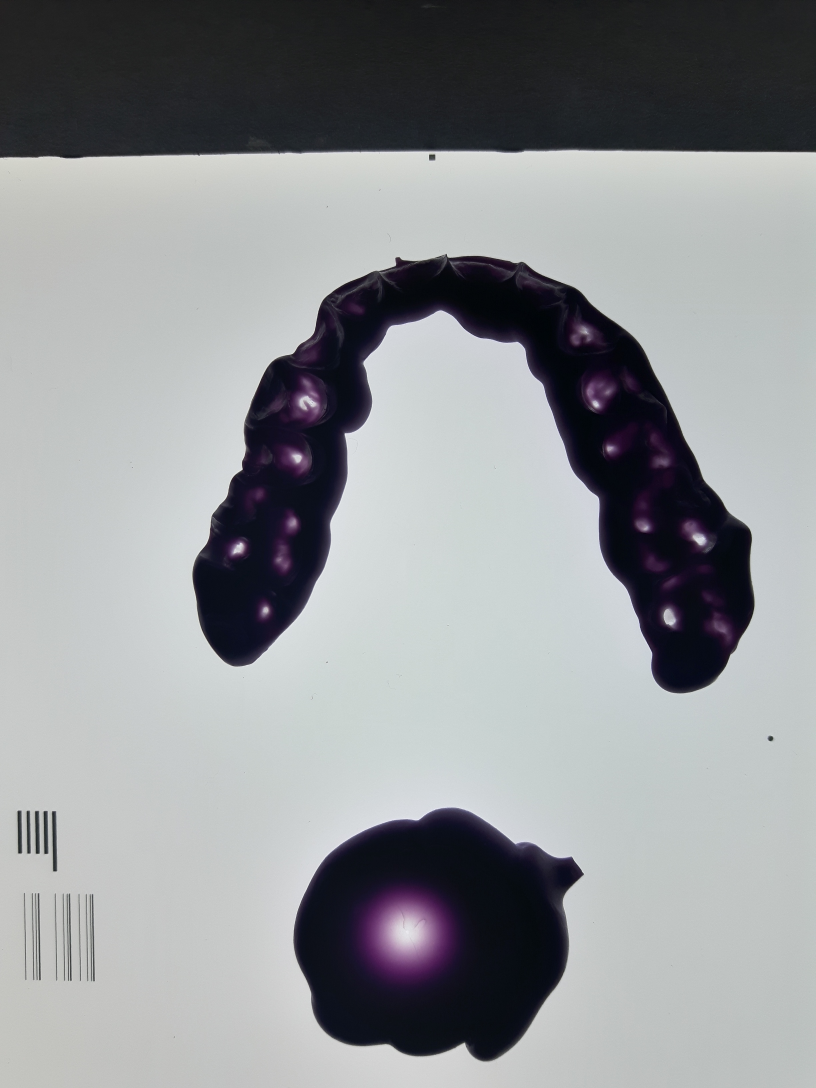
#> input picture Samsung.jpg, 2448 x 3264 px (shown at 1/3 size)
$ jupyter execute --allow-errors Untitled1.ipynb
#> lines starting #> are read from the running program, lines starting #| are printed output that depends on the picture
## Librerias

[cell 1]
from PIL import Image, ImageOps, ImageChops, ImageFilter
from numpy import asarray
import os
from matplotlib import pyplot
from mpl_toolkits.mplot3d import axes3d
import matplotlib.pyplot as plt
from matplotlib import cm
import numpy as np
import pandas as pd
import plotly.graph_objects as go
import cv2
import functools
from numba import vectorize, float64, int64
import ipywidgets as widgets

## Cargando las imagenes

[cell 2]
image = Image.open('Samsung.jpg')
#> image is the input picture: PIL image 2448x3264 RGB; mean R, G, B 146, 148.6, 151.1
image_bw = image.convert(mode = "L") # Transform to black and white
print(image_bw.size) # [0]: width in pixels [1]: height in pixels
#| (2448, 3264)

[cell 3]
imagen_origen = Image.open('Samsung.jpg')
#> (the rest of this cell did not finish here and is left out)

[cell 4]
bite_params = (500, 600, 2300, 2200)
guide_params = (30, 2400, 200, 2650)
wedge_params = (1050, 2650, 1400, 2950)
cut_params = [(150,1100),(220,820),(450.40,800),(400,1200.18)]

[cell 5]
def calculo(image, bite_params, guide_params, wedge_params, cut_params):
#> called with bite_params = (500, 600, 2300, 2200), guide_params = (30, 2400, 200, 2650), wedge_params = (1050, 2650, 1400, 2950)
    image_bw = image.convert(mode = "L") # Transform to black and white
    bite = np.array(image_bw.crop(bite_params))
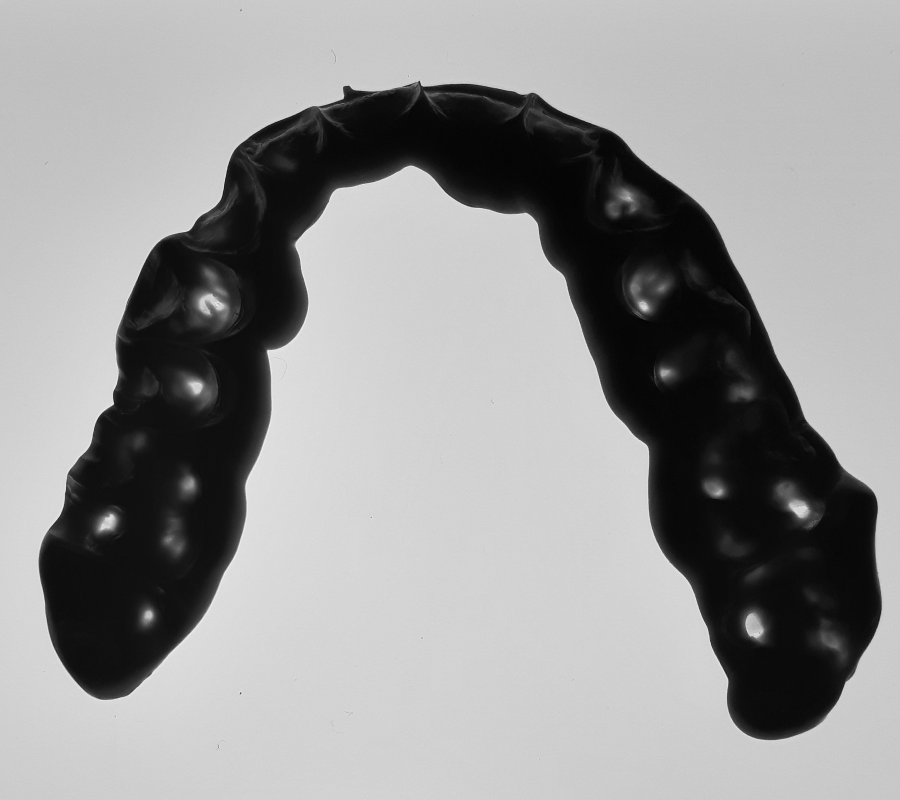
#> bite: shape (1600, 1800) (shown at 1/2 size); min 1, max 253, mean 151.3
    guide = np.array(image_bw.crop(guide_params))
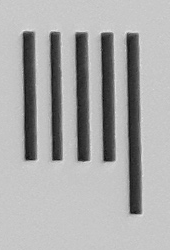
#> guide: shape (250, 170); min 11, max 232, mean 170.3
    wedge = np.array(image_bw.crop(wedge_params))
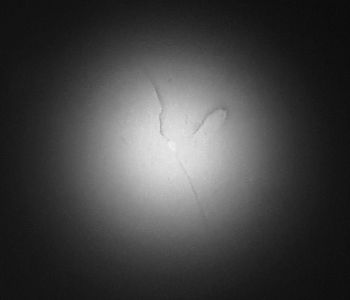
#> wedge: shape (300, 350); min 10, max 241, mean 66.5

    def change_contrast(img, level):
#> called with level = 100
        factor = (259 * (level + 255)) / (255 * (259 - level))
        def contrast(c):
            return 128 + factor * (c - 128)
        return img.point(contrast)
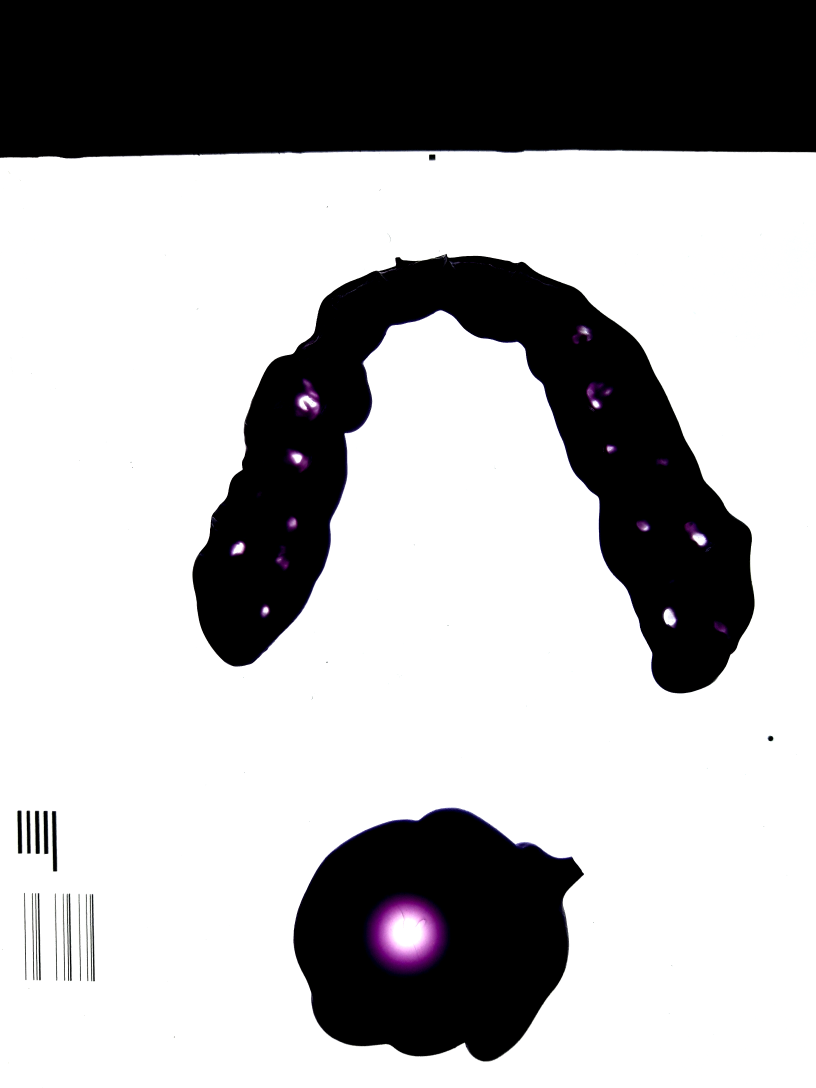
#> returned value: PIL image 2448x3264 RGB (shown at 1/3 size); mean R, G, B 177.1, 176.6, 177.4

    guide_cont = change_contrast(image, 100)
    guide_cont = np.array(guide_cont.crop(guide_params))
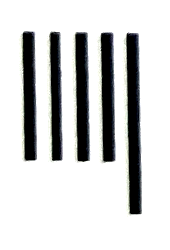
#> guide_cont: shape (250, 170, 3); mean R, G, B 206.6, 207.3, 207.1

    guide_cont = cv2.cvtColor(guide_cont,cv2.COLOR_BGR2GRAY)
#> guide_cont: shape (250, 170)

    mid = round(guide_cont.shape[0]/2)
#> mid = 125
    zeros = [i for i, e in enumerate(guide_cont[mid]) if e == 0]
#> zeros = 38 values from 25 to 135

    sum_t = 0
    count = 0
    pix = []
    for i in range(len(zeros)-1):
        if((zeros[i+1]-zeros[i]) == 1):
            sum_t = sum_t + zeros[i]
            count = count + 1
        else:
            pix.append(round(sum_t/count))
            sum_t = 0
            count = 0
#> this loop made 37 passes
#> (sum_t, count) on passes 1 to 12: (25, 1), (51, 2), (78, 3), (106, 4), (135, 5), (165, 6), (196, 7), (0, 0), (52, 1), (105, 2), (159, 3), (214, 4)
#> after the loop, pix = [28, 54, 82, 106]

    mm = round(np.mean(np.diff(pix)))
#> mm = 26

    wedge_w = []

    for i in range(wedge.shape[0]):
        x = list(wedge[i])
        wedge_w.append(max(x))
#> after the loop, wedge_w = 300 values, max 241 at index 145, min 27 at index 0, mean 130.1
    pix_med_y = wedge_w.index(max(wedge_w))
#> pix_med_y = 145
#     plt.imshow(wedge)

    pix_med_x = np.argmax(wedge[pix_med_y])
#> pix_med_x = 170

    dist = []
    prof = []
    dist_p = []
    for i in range(wedge.shape[1]):
            dist.append(np.abs(i - pix_med_x)/mm)
            dist_p.append(np.abs(i - pix_med_x))
            prof.append(wedge[pix_med_x][i])
#> after the loop, dist = 350 values, max 6.88 at index 349, min 0 at index 170, mean 3.37; dist_p = 350 values, max 179 at index 349, min 0 at index 170, mean 87.56; prof = 350 values, max 218 at index 174, min 19 at index 343, mean 108.3

#     plt.plot(dist_p, prof)
    data_wedge_dist = pd.DataFrame({"d_pix":prof, "x_pix":dist_p, "x_mm":dist})
#> data_wedge_dist = table of 350 rows and 3 columns

    x = np.arange(-19, 19, 0.01)
#> x = 3800 values from -19 to 18.99

    def tomm(w):
        return -np.sqrt(361-w*w) + 19
    #     return -1/2*np.sqrt(22201-4*w*w)

    y = list(map(tomm, x))
#> y = 3800 values, max 19 at index 0, min 0 at index 1900, mean 4.08
    y_pix = list(map(lambda w: round(w*mm), y))
#> y_pix = 3800 values, max 494 at index 0, min 0 at index 1815, mean 106
    x_pix = list(map(lambda w: round(w*mm), x))
#> x_pix = 3800 values from -494 to 494

    data_wedge_depth = pd.DataFrame({"x_mill":x, "y_mill":y, "y_pix":y_pix, "x_pix":x_pix})
#> data_wedge_depth = table of 3800 rows and 4 columns

    wedge_dd = data_wedge_depth.merge(data_wedge_dist)
#> wedge_dd = table of 1346 rows and 6 columns
    wedge_xd = wedge_dd.groupby("x_pix").median().reset_index()
#> wedge_xd = table of 180 rows and 6 columns
    wedge_dd = wedge_dd.groupby("d_pix").median().reset_index()
#> wedge_dd = table of 165 rows and 6 columns

    k_pix = min(np.array(wedge_dd[wedge_dd.y_mill <= 0.05]["d_pix"]))
#> k_pix = 188
    w_pix = min(np.array(wedge_dd[wedge_dd.y_mill <= 0.35]["d_pix"]))
#> w_pix = 86

    def depth_found(dist, a):
        y =  [i for i, e in enumerate(prof) if e == a]
        if(len(y)== 0):
            return "not found"
        else:
            return np.median([dist[i] for i in y])

    distances = []
    depths = []

    for i in range(255):
        distances.append(depth_found(dist, i))
        depths.append(i)
#> this loop made 255 passes
#> y in depth_found on passes 20 to 22: [343, 344], [337, 338, 339, 345, 346, 347, 348, 349], [5, 333, 334, 336, 342]
#> after the loop, depths = 255 values from 0 to 254; distances = 255 items, first 6: 'not found', 'not found', 'not found', 'not found', 'not found', 'not found'

    for i in range(len(distances)):
        if(i == 0 and distances[i]=="not found"):
            aux = [x for x in distances if x!= "not found"]
            distances[i] = max(aux)
        if(distances[i] == "not found"):
            distances[i] = distances[i - 1]
#> after the loop, distances = 255 values, max 6.75 at index 0, min 0.115 at index 216, mean 2.91


    @vectorize([int64(float64)])
    def redondear(x):
        return x

    cut_params = redondear(cut_params)
    pts = np.array(cut_params)
#> pts = [[150, 1100], [220, 820], [450.4, 800], [400, 1200.2]]
    ## (1) Crop the bounding rect
    rect = cv2.boundingRect(pts)
    x,y,w,h = rect
    croped = bite[y:y+h, x:x+w].copy()

    ## (2) make mask
    pts = pts - pts.min(axis=0)

    mask = np.zeros(croped.shape[:2], np.uint8)
    cv2.drawContours(mask, [pts], -1, (255, 255, 255), -1, cv2.LINE_AA)

    ## (3) do bit-op
    dst = cv2.bitwise_and(croped, croped, mask=mask)

    ## (4) add the white background
    bg = np.ones_like(croped, np.uint8)*255
    # cv2.bitwise_not(bg,bg, mask=mask)
#     plt.imshow(dst)

    class Switch(dict):
        def __getitem__(self, item):
            for key in self.keys():                   # iterate over the intervals
                if item in key:                       # if the argument is part of that interval
                    return super().__getitem__(key)   # return its associated value
            raise KeyError(item)                      # if not in any interval, raise KeyError

    switch = Switch({
        range(k_pix, 255): 2,
        range(w_pix, k_pix): 1,
        range(0, w_pix): 0
    })

    @vectorize([float64(float64)])
    def f(x):
        return switch[x]

    classification = f(dst)

    low = 0
    contact = 0
    close = 0
    for i in range(classification.shape[0]):
        for j in range(classification.shape[1]):
                if(classification[i][j] == 0):
                    low = low + 1
                if(classification[i][j] == 1):
                    close = close +1
                if(classification[i][j] == 2):
                    contact = contact +1

    area_contact = (1/mm**2)*contact
    area_close = (1/mm**2)*close

    return area_contact, area_close
